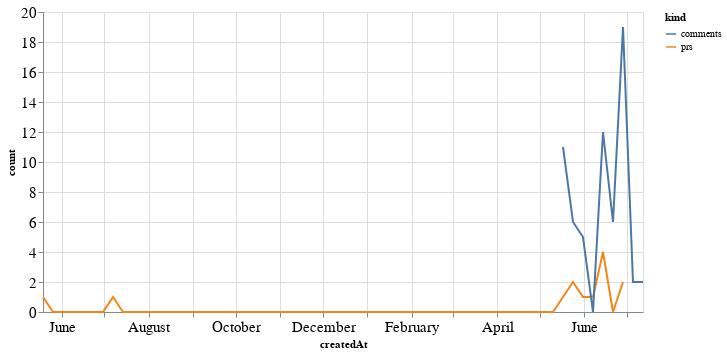

Write notebook code for a chart like this one.
### Code cell
alt.Chart(total_time, width=600).mark_line().encode(
    x='createdAt',
    y='count',
    color='kind'
)

### Figure 1 — Vega-Lite specification as saved in the notebook (floating-point values rounded to 4 significant figures)
{"config": {"axisLeft": {"labelFontSize": 15}, "axisBottom": {"labelFontSize": 15}}, "data": {"name": "data-8c644f6f7d7c6994e3e6bdc86635a238"}, "mark": "line", "encoding": {"color": {"type": "nominal", "field": "kind"}, "x": {"type": "temporal", "field": "createdAt"}, "y": {"type": "quantitative", "field": "count"}}, "width": 600, "$schema": "https://vega.github.io/schema/vega-lite/v4.8.1.json", "datasets": {"data-8c644f6f7d7c6994e3e6bdc86635a238": [{"createdAt": "2019-05-19T00:00:00", "kind": "prs", "count": 1.0}, {"createdAt": "2019-05-26T00:00:00", "kind": "prs", "count": 0.0}, {"createdAt": "2019-06-02T00:00:00", "kind": "prs", "count": 0.0}, {"createdAt": "2019-06-09T00:00:00", "kind": "prs", "count": 0.0}, {"createdAt": "2019-06-16T00:00:00", "kind": "prs", "count": 0.0}, {"createdAt": "2019-06-23T00:00:00", "kind": "prs", "count": 0.0}, {"createdAt": "2019-06-30T00:00:00", "kind": "prs", "count": 0.0}, {"createdAt": "2019-07-07T00:00:00", "kind": "prs", "count": 1.0}, {"createdAt": "2019-07-14T00:00:00", "kind": "prs", "count": 0.0}, {"createdAt": "2019-07-21T00:00:00", "kind": "prs", "count": 0.0}, {"createdAt": "2019-07-28T00:00:00", "kind": "prs", "count": 0.0}, {"createdAt": "2019-08-04T00:00:00", "kind": "prs", "count": 0.0}, {"createdAt": "2019-08-11T00:00:00", "kind": "prs", "count": 0.0}, {"createdAt": "2019-08-18T00:00:00", "kind": "prs", "count": 0.0}, {"createdAt": "2019-08-25T00:00:00", "kind": "prs", "count": 0.0}, {"createdAt": "2019-09-01T00:00:00", "kind": "prs", "count": 0.0}, {"createdAt": "2019-09-08T00:00:00", "kind": "prs", "count": 0.0}, {"createdAt": "2019-09-15T00:00:00", "kind": "prs", "count": 0.0}, {"createdAt": "2019-09-22T00:00:00", "kind": "prs", "count": 0.0}, {"createdAt": "2019-09-29T00:00:00", "kind": "prs", "count": 0.0}, {"createdAt": "2019-10-06T00:00:00", "kind": "prs", "count": 0.0}, {"createdAt": "2019-10-13T00:00:00", "kind": "prs", "count": 0.0}, {"createdAt": "2019-10-20T00:00:00", "kind": "prs", "count": 0.0}, {"createdAt": "2019-10-27T00:00:00", "kind": "prs", "count": 0.0}, {"createdAt": "2019-11-03T00:00:00", "kind": "prs", "count": 0.0}, {"createdAt": "2019-11-10T00:00:00", "kind": "prs", "count": 0.0}, {"createdAt": "2019-11-17T00:00:00", "kind": "prs", "count": 0.0}, {"createdAt": "2019-11-24T00:00:00", "kind": "prs", "count": 0.0}, {"createdAt": "2019-12-01T00:00:00", "kind": "prs", "count": 0.0}, {"createdAt": "2019-12-08T00:00:00", "kind": "prs", "count": 0.0}, {"createdAt": "2019-12-15T00:00:00", "kind": "prs", "count": 0.0}, {"createdAt": "2019-12-22T00:00:00", "kind": "prs", "count": 0.0}, {"createdAt": "2019-12-29T00:00:00", "kind": "prs", "count": 0.0}, {"createdAt": "2020-01-05T00:00:00", "kind": "prs", "count": 0.0}, {"createdAt": "2020-01-12T00:00:00", "kind": "prs", "count": 0.0}, {"createdAt": "2020-01-19T00:00:00", "kind": "prs", "count": 0.0}, {"createdAt": "2020-01-26T00:00:00", "kind": "prs", "count": 0.0}, {"createdAt": "2020-02-02T00:00:00", "kind": "prs", "count": 0.0}, {"createdAt": "2020-02-09T00:00:00", "kind": "prs", "count": 0.0}, {"createdAt": "2020-02-16T00:00:00", "kind": "prs", "count": 0.0}, {"createdAt": "2020-02-23T00:00:00", "kind": "prs", "count": 0.0}, {"createdAt": "2020-03-01T00:00:00", "kind": "prs", "count": 0.0}, {"createdAt": "2020-03-08T00:00:00", "kind": "prs", "count": 0.0}, {"createdAt": "2020-03-15T00:00:00", "kind": "prs", "count": 0.0}, {"createdAt": "2020-03-22T00:00:00", "kind": "prs", "count": 0.0}, {"createdAt": "2020-03-29T00:00:00", "kind": "prs", "count": 0.0}, {"createdAt": "2020-04-05T00:00:00", "kind": "prs", "count": 0.0}, {"createdAt": "2020-04-12T00:00:00", "kind": "prs", "count": 0.0}, {"createdAt": "2020-04-19T00:00:00", "kind": "prs", "count": 0.0}, {"createdAt": "2020-04-26T00:00:00", "kind": "prs", "count": 0.0}, {"createdAt": "2020-05-03T00:00:00", "kind": "prs", "count": 0.0}, {"createdAt": "2020-05-10T00:00:00", "kind": "prs", "count": 0.0}, {"createdAt": "2020-05-17T00:00:00", "kind": "prs", "count": 1.0}, {"createdAt": "2020-05-24T00:00:00", "kind": "prs", "count": 2.0}, {"createdAt": "2020-05-31T00:00:00", "kind": "prs", "count": 1.0}, {"createdAt": "2020-06-07T00:00:00", "kind": "prs", "count": 1.0}, {"createdAt": "2020-06-14T00:00:00", "kind": "prs", "count": 4.0}, {"createdAt": "2020-06-21T00:00:00", "kind": "prs", "count": 0.0}, {"createdAt": "2020-06-28T00:00:00", "kind": "prs", "count": 2.0}, {"createdAt": "2020-07-05T00:00:00", "kind": "prs", "count": null}, {"createdAt": "2020-07-12T00:00:00", "kind": "prs", "count": null}, {"createdAt": "2019-05-19T00:00:00", "kind": "comments", "count": null}, {"createdAt": "2019-05-26T00:00:00", "kind": "comments", "count": null}, {"createdAt": "2019-06-02T00:00:00", "kind": "comments", "count": null}, {"createdAt": "2019-06-09T00:00:00", "kind": "comments", "count": null}, {"createdAt": "2019-06-16T00:00:00", "kind": "comments", "count": null}, {"createdAt": "2019-06-23T00:00:00", "kind": "comments", "count": null}, {"createdAt": "2019-06-30T00:00:00", "kind": "comments", "count": null}, {"createdAt": "2019-07-07T00:00:00", "kind": "comments", "count": null}, {"createdAt": "2019-07-14T00:00:00", "kind": "comments", "count": null}, {"createdAt": "2019-07-21T00:00:00", "kind": "comments", "count": null}, {"createdAt": "2019-07-28T00:00:00", "kind": "comments", "count": null}, {"createdAt": "2019-08-04T00:00:00", "kind": "comments", "count": null}, {"createdAt": "2019-08-11T00:00:00", "kind": "comments", "count": null}, {"createdAt": "2019-08-18T00:00:00", "kind": "comments", "count": null}, {"createdAt": "2019-08-25T00:00:00", "kind": "comments", "count": null}, {"createdAt": "2019-09-01T00:00:00", "kind": "comments", "count": null}, {"createdAt": "2019-09-08T00:00:00", "kind": "comments", "count": null}, {"createdAt": "2019-09-15T00:00:00", "kind": "comments", "count": null}, {"createdAt": "2019-09-22T00:00:00", "kind": "comments", "count": null}, {"createdAt": "2019-09-29T00:00:00", "kind": "comments", "count": null}, {"createdAt": "2019-10-06T00:00:00", "kind": "comments", "count": null}, {"createdAt": "2019-10-13T00:00:00", "kind": "comments", "count": null}, {"createdAt": "2019-10-20T00:00:00", "kind": "comments", "count": null}, {"createdAt": "2019-10-27T00:00:00", "kind": "comments", "count": null}, {"createdAt": "2019-11-03T00:00:00", "kind": "comments", "count": null}, {"createdAt": "2019-11-10T00:00:00", "kind": "comments", "count": null}, {"createdAt": "2019-11-17T00:00:00", "kind": "comments", "count": null}, {"createdAt": "2019-11-24T00:00:00", "kind": "comments", "count": null}, {"createdAt": "2019-12-01T00:00:00", "kind": "comments", "count": null}, {"createdAt": "2019-12-08T00:00:00", "kind": "comments", "count": null}, {"createdAt": "2019-12-15T00:00:00", "kind": "comments", "count": null}, {"createdAt": "2019-12-22T00:00:00", "kind": "comments", "count": null}, {"createdAt": "2019-12-29T00:00:00", "kind": "comments", "count": null}, {"createdAt": "2020-01-05T00:00:00", "kind": "comments", "count": null}, {"createdAt": "2020-01-12T00:00:00", "kind": "comments", "count": null}, {"createdAt": "2020-01-19T00:00:00", "kind": "comments", "count": null}, {"createdAt": "2020-01-26T00:00:00", "kind": "comments", "count": null}, {"createdAt": "2020-02-02T00:00:00", "kind": "comments", "count": null}, {"createdAt": "2020-02-09T00:00:00", "kind": "comments", "count": null}, {"createdAt": "2020-02-16T00:00:00", "kind": "comments", "count": null}, {"createdAt": "2020-02-23T00:00:00", "kind": "comments", "count": null}, {"createdAt": "2020-03-01T00:00:00", "kind": "comments", "count": null}, {"createdAt": "2020-03-08T00:00:00", "kind": "comments", "count": null}, {"createdAt": "2020-03-15T00:00:00", "kind": "comments", "count": null}, {"createdAt": "2020-03-22T00:00:00", "kind": "comments", "count": null}, {"createdAt": "2020-03-29T00:00:00", "kind": "comments", "count": null}, {"createdAt": "2020-04-05T00:00:00", "kind": "comments", "count": null}, {"createdAt": "2020-04-12T00:00:00", "kind": "comments", "count": null}, {"createdAt": "2020-04-19T00:00:00", "kind": "comments", "count": null}, {"createdAt": "2020-04-26T00:00:00", "kind": "comments", "count": null}, {"createdAt": "2020-05-03T00:00:00", "kind": "comments", "count": null}, {"createdAt": "2020-05-10T00:00:00", "kind": "comments", "count": null}, {"createdAt": "2020-05-17T00:00:00", "kind": "comments", "count": 11.0}, {"createdAt": "2020-05-24T00:00:00", "kind": "comments", "count": 6.0}, {"createdAt": "2020-05-31T00:00:00", "kind": "comments", "count": 5.0}, {"createdAt": "2020-06-07T00:00:00", "kind": "comments", "count": 0.0}, {"createdAt": "2020-06-14T00:00:00", "kind": "comments", "count": 12.0}, {"createdAt": "2020-06-21T00:00:00", "kind": "comments", "count": 6.0}, {"createdAt": "2020-06-28T00:00:00", "kind": "comments", "count": 19.0}, {"createdAt": "2020-07-05T00:00:00", "kind": "comments", "count": 2.0}, {"createdAt": "2020-07-12T00:00:00", "kind": "comments", "count": 2.0}]}}
